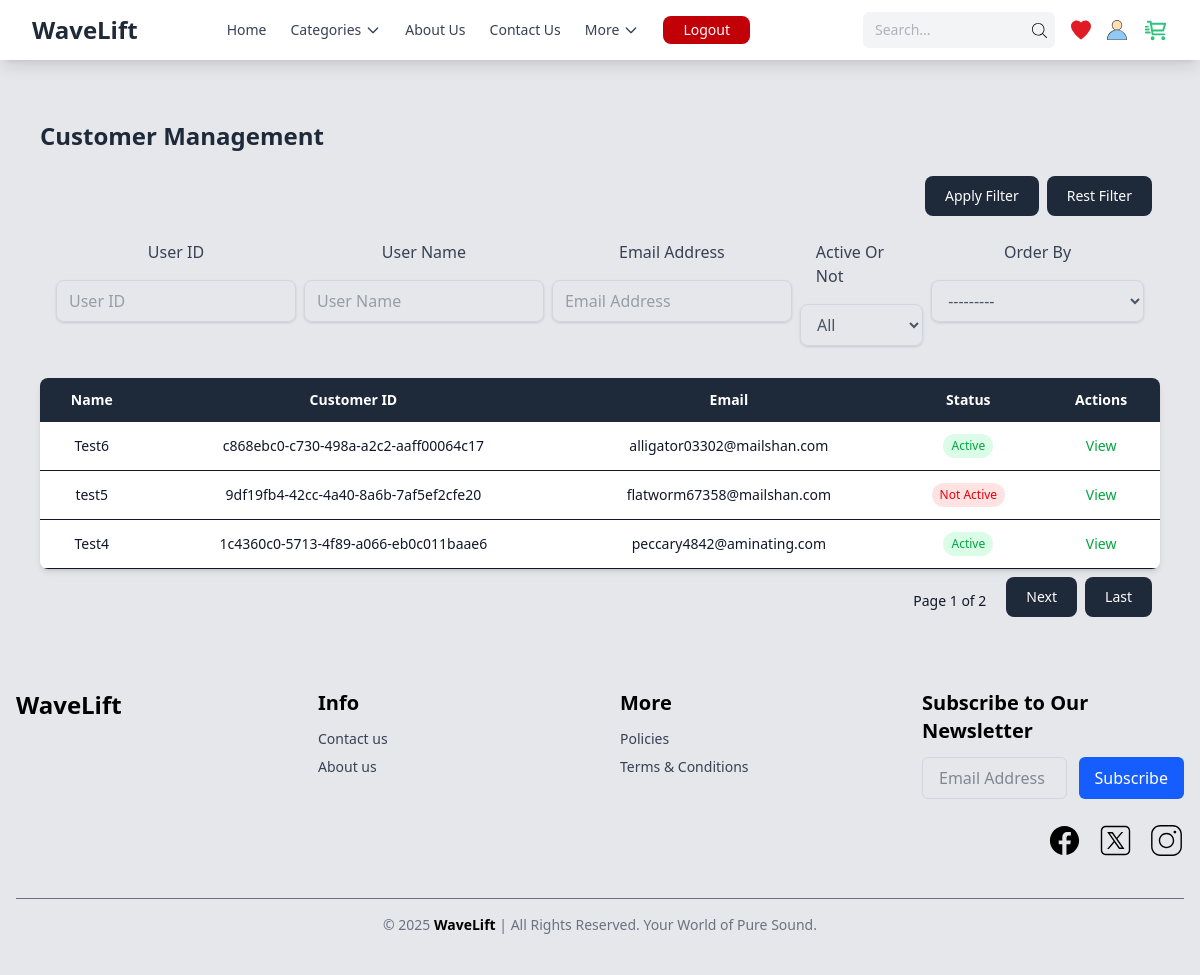
/dashboard/list/ (signed in), run on the app's committed database.
### users/models.py (models this page shows, shortened)
class User(AbstractUser,PermissionsMixin):
    id = models.UUIDField(_('User ID'), default=uuid4, primary_key=True, editable=False)
    username = models.CharField(_('User Name'), max_length=150, null=True, blank=True, default=None)
    email = models.EmailField(_('Email Address'), unique=True, blank=False, null=False)
    phone_number = models.CharField(
        max_length=13,
        unique=True,
        null=True,
        blank=False,
        validators=[
            RegexValidator(
                regex=r'^\+?\d{9,13}$',
                message="Phone number must be in the format +910000000000. Up to 13 digits allowed."
            )
        ]
    )
    profile_img = models.ImageField(upload_to='profile_images/', blank=True, null=True)
    class Roles(models.TextChoices):
        ADMIN = 'admin', 'ADMIN'
        STAFF = 'staff', 'STAFF'
        USER = 'user', 'USER'
    role = models.CharField(
        max_length=10,
        choices=Roles.choices,
        default=Roles.USER
    )
    class ActiveStatus(models.TextChoices):
        ACTIVE = 'active', 'ACTIVE'
        INACTIVE = 'inactive', 'INACTIVE'
    status = models.CharField(
        max_length=10,
        choices=ActiveStatus.choices,
        default=ActiveStatus.ACTIVE
    )
    created_at = models.DateTimeField(auto_now_add=True)
    updated_at = models.DateTimeField(auto_now=True)
    USERNAME_FIELD = 'email'  # Use email to log in
    REQUIRED_FIELDS = ['username']  # Required when using createsuperuser
    class Meta:
        db_table="users"

### adminpanel/views.py (the view)
# urls.py: path('list/',ListUser.as_view(),name="user_list_url"),
class ListUser(LoginRequiredMixin,View):
    login_url='login_admin_url'
    template_name = "admin/user_list.html"
    def get(self,request):
        my_users= User.objects.exclude(is_superuser=1).order_by('-created_at').values('email','phone_number','is_active','username','id',"created_at")
        user_filter=UserFilter(request.GET,queryset=my_users)
        page_number = request.GET.get('page')  # Use 'page' as the query parameter
        paginator = Paginator(user_filter.qs, per_page=3)
        page_obj = paginator.get_page(page_number)  # Get the page object
        return render(request,self.template_name,{"users":user_filter.qs,'myFilter':user_filter,'pages':page_obj})

### templates/admin/user_list.html (shortened to what this page needs)
{% extends 'shared/base.html' %}
{% block content %}
<div class="flex flex-col lg:flex-row">
    <main class="flex-1 p-4 lg:p-6 overflow-auto transition-all duration-300" id="main-content">
        <div class="w-full max-w-7xl mx-auto">
            <div class="flex flex-wrap justify-between items-center mb-6 gap-4">
                <h2 class="text-lg sm:text-xl  lg:text-2xl font-semibold  text-gray-800">
                    Customer Management
                </h2>
            </div>
            <form>
                <div class="flex w-full justify-end">
                    <button
                        class="text-white bg-gray-800 hover:bg-gray-900 focus:outline-none focus:ring-4 focus:ring-gray-300 font-medium rounded-lg text-sm px-5 py-2.5 me-2 mb-2 "
                        type="submit">Apply Filter</button>
                    <a class="text-white bg-gray-800 hover:bg-gray-900 focus:outline-none focus:ring-4 focus:ring-gray-300 font-medium rounded-lg text-sm px-5 py-2.5 me-2 mb-2"
                        href="{% url 'user_list_url' %}">Rest Filter</a>
                </div>
                <div class="flex justify-between gap-2 flex-col lg:flex-row bg-gray-200 mb-4 rounded-2xl p-4">
                    {%for field in myFilter.form%}
                    <div class="flex flex-col lg:items-center text-gray-600 ">
                        <div class=" text-gray-700 px-4 mb-4 rounded-2xl">
                            {{field.label}}
                        </div>
                        <div>
                            {{field}}
                        </div>
                    </div>
                    {%endfor%}
                </div>
            </form>
            <div class="bg-white shadow-md rounded-lg overflow-x-auto">
                <table class="w-full min-w-[640px] text-center text-sm">
                    <thead class="bg-gray-800 text-white">
                        <tr>
                            <th class="px-4 py-3">Name</th>
                            <th class="px-4 py-3">Customer ID</th>
                            <th class="px-4 py-3">Email</th>
                            <th class="px-4 py-3">Status</th>
                            <th class="px-4 py-3">Actions</th>
                        </tr>
                    </thead>
                    <tbody>
                        {%for user in pages%}
                        <tr class="border-b">
                            <td class="px-4 py-3">{{user.username}}</td>
                            <td class="px-4 py-3">{{user.id}}</td>
                            <td class="px-4 py-3">{{user.email}}</td>
                            <td class="px-4 py-3">
                                {%if user.is_active%}
                                <span class="inline-block px-2 py-1 text-green-600 bg-green-100 rounded-full text-xs">
                                    Active
                                </span>
                                {%else%}
                                <span class="inline-block px-2 py-1 text-red-600 bg-red-100 rounded-full text-xs">
                                    Not Active
                                </span>
                                {%endif%}
                            </td>
                            <td class="px-4 py-3">
                                <div class="flex justify-center gap-2 flex-wrap text-sm">
                                    <a href="{% url 'user_details_url' user.id %}"
                                        class="text-green-600 hover:underline">View</a>
                                </div>
                            </td>
                        </tr>
                        {% empty %}
                        <tr>
                            <td colspan="5" class="text-center text-red-400 font-bold text-2xl">No users match the
                                filter.</td>
                        </tr>
                        {%endfor%}
                    </tbody>
                </table>
            </div>
    <div class="flex items-center space-x-2 mt-2 justify-end">
        <span class="px-3 py-1 text-sm">Page {{ pages.number }} of {{ pages.paginator.num_pages }}</span>
                    {% if pages.has_next %}
                    <a href="?page={{ pages.next_page_number }}{% if request.GET.per_page %}&per_page={{ request.GET.per_page }}{% endif %} & {{request.GET.urlencode}}" class="text-white bg-gray-800 hover:bg-gray-900 focus:outline-none focus:ring-4 focus:ring-gray-300 font-medium rounded-lg text-sm px-5 py-2.5 me-2 mb-2 ">Next</a>
                    <a href="?page={{ pages.paginator.num_pages }}{% if request.GET.per_page %}&per_page={{ request.GET.per_page }}{% endif %}& {{request.GET.urlencode}}" class="text-white bg-gray-800 hover:bg-gray-900 focus:outline-none focus:ring-4 focus:ring-gray-300 font-medium rounded-lg text-sm px-5 py-2.5 me-2 mb-2 ">Last</a>
                    {% endif %}
                </div>
    </main>
</div>
{% endblock %}

### data on the page
User: username "Test6", id "c868ebc0-c730-498a-a2c2-aaff00064c17", email "alligator03302@mailshan.com", is_active "Active"
User: username "test5", id "9df19fb4-42cc-4a40-8a6b-7af5ef2cfe20", email "flatworm67358@mailshan.com", is_active "Not Active"
User: username "Test4", id "1c4360c0-5713-4f89-a066-eb0c011baae6", email "peccary4842@aminating.com", is_active "Active"

### other printed values
{{ field.label }} "User ID" "User Name" "Email Address" "Active Or Not" "Order By"
{{ pages.number }} "1"
{{ pages.paginator.num_pages }} "2"
